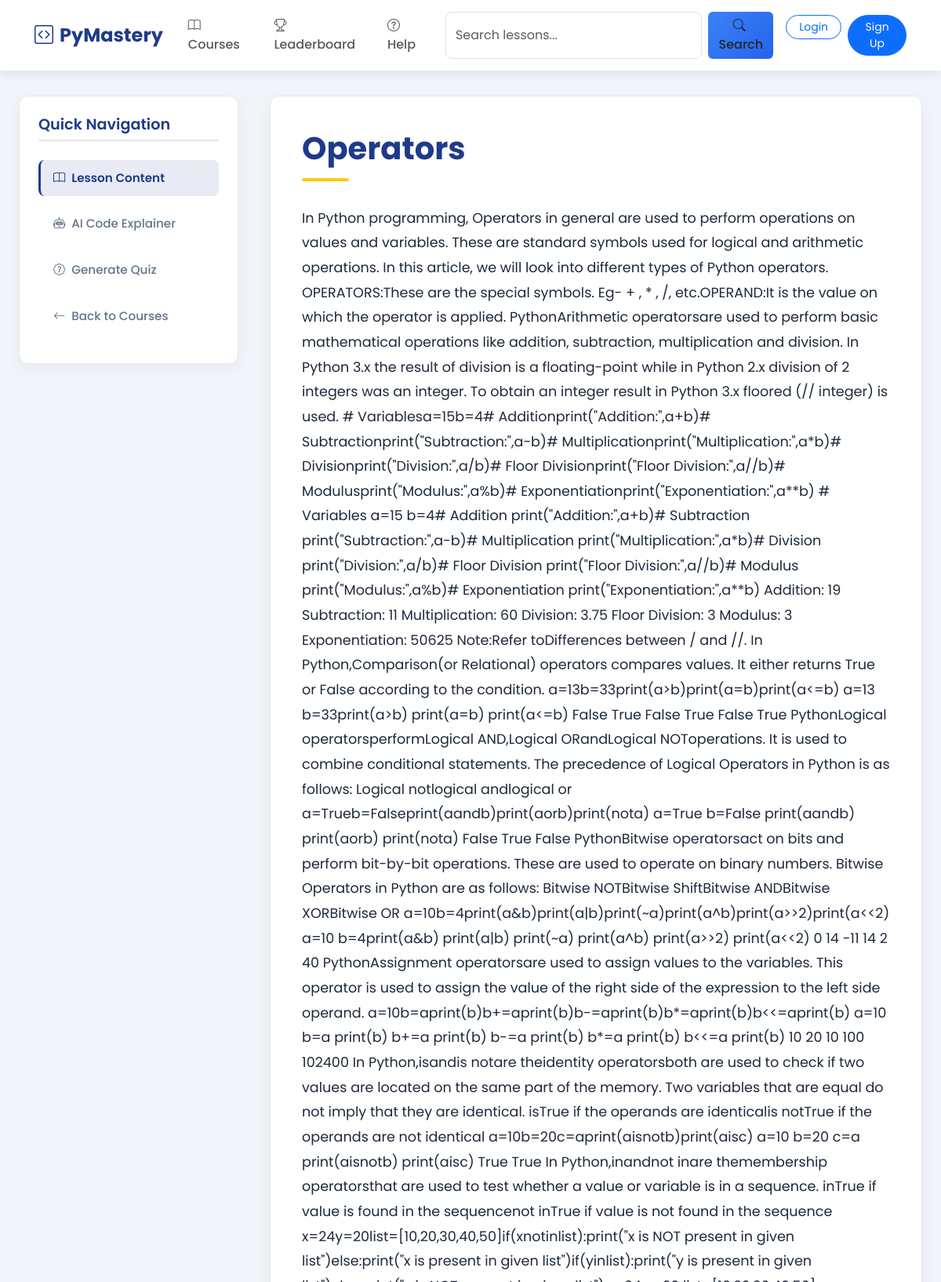
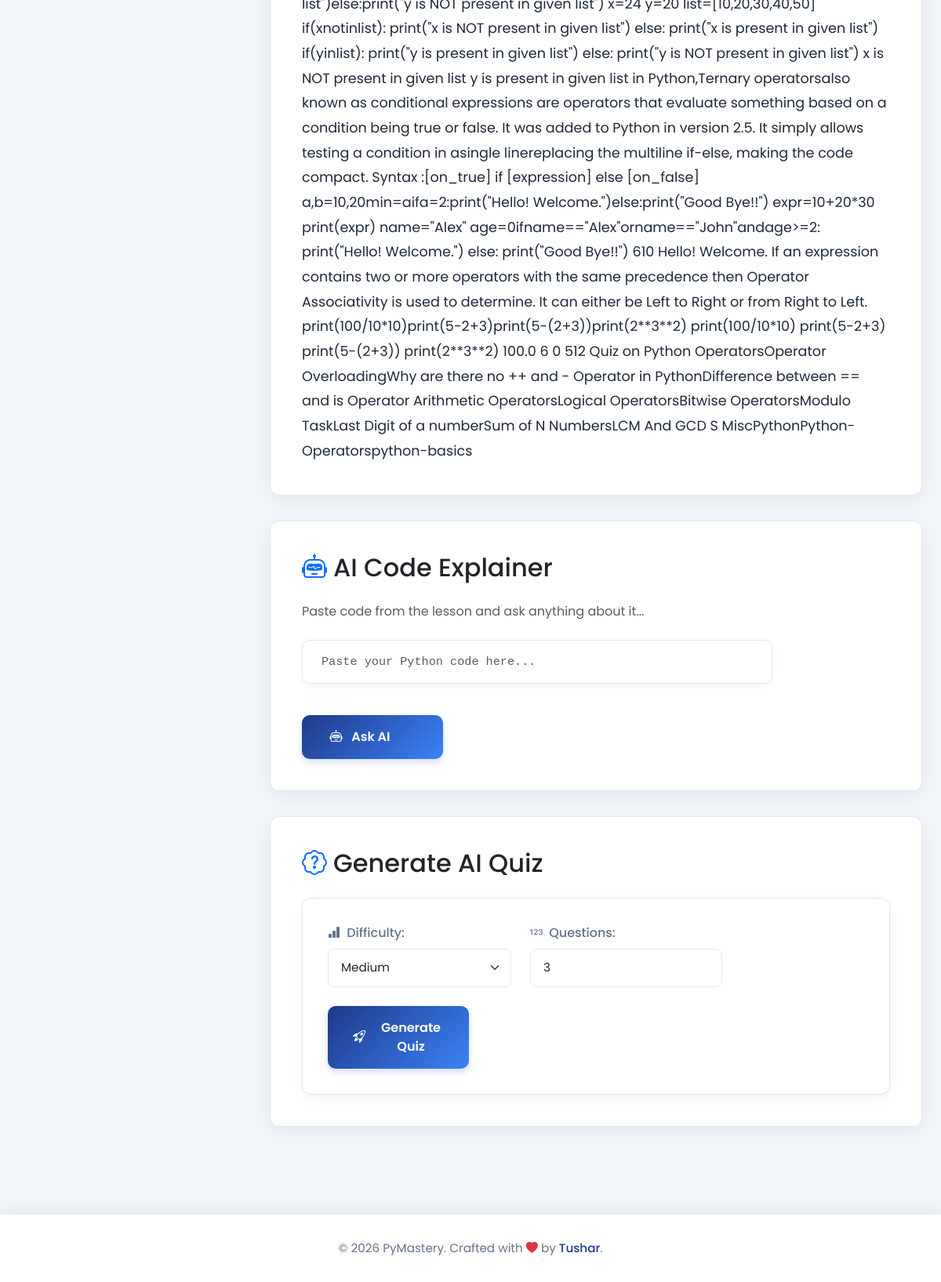
/courses/1/lessons/5/, run on the app's committed database (2 pictures, top to bottom).
### core/models.py (models this page shows, shortened)
class Lesson(models.Model):
    course = models.ForeignKey(Course, on_delete=models.CASCADE, related_name='lessons')
    title = models.CharField(max_length=200)
    content = models.TextField()
    order = models.PositiveIntegerField(default=0)

### core/views.py (the view)
# urls.py: path('courses/<int:course_id>/lessons/<int:lesson_id>/', views.lesson_detail, name='lesson_detail'),
def lesson_detail(request, course_id, lesson_id):
    lesson = get_object_or_404(Lesson, id=lesson_id, course_id=course_id)
    return render(request, 'core/lesson_detail.html', {'lesson': lesson})

### core/templates/core/lesson_detail.html (shortened to what this page needs)
{% load static %}
<!DOCTYPE html>
<html lang="en">
<head>
    <link href="https://cdn.jsdelivr.net/npm/bootstrap@5.3.0/dist/css/bootstrap.min.css" rel="stylesheet" />
    <link href="https://cdn.jsdelivr.net/npm/bootstrap-icons@1.10.5/font/bootstrap-icons.css" rel="stylesheet" />
</head>
<body>
    <nav class="navbar navbar-expand-lg navbar-light sticky-top">
        <div class="container-fluid">
            <a class="navbar-brand" href="{% url 'home' %}">
                <i class="bi bi-code-square me-2"></i>PyMastery
            </a>
            <div class="collapse navbar-collapse" id="navbarContent">
                <ul class="navbar-nav me-auto mb-2 mb-lg-0">
                    <li class="nav-item">
                        <a class="nav-link" href="{% url 'course_list' %}">
                            <i class="bi bi-book me-1"></i>Courses
                        </a>
                    </li>
                    <li class="nav-item">
                        <a class="nav-link" href="{% url 'leaderboard' %}">
                            <i class="bi bi-trophy me-1"></i>Leaderboard
                        </a>
                    </li>
                    <li class="nav-item">
                        <a class="nav-link" href="#">
                            <i class="bi bi-question-circle me-1"></i>Help
                        </a>
                    </li>
                </ul>
                <form class="d-flex mx-2" action="{% url 'lesson_list' course_id=1 %}" method="get">
                    <input class="form-control search-bar me-2" type="search" name="q" placeholder="Search lessons..." aria-label="Search" value="{{ search_query|default:'' }}">
                    <button class="btn btn-custom" type="submit">
                        <i class="bi bi-search me-1"></i>Search
                    </button>
                </form>
                <ul class="navbar-nav ms-2">
                    {% if user.is_authenticated %}
                        <li class="nav-item dropdown">
                            <a class="nav-link dropdown-toggle d-flex align-items-center" href="#" id="userDropdown" role="button" data-bs-toggle="dropdown" aria-expanded="false">
                                <i class="bi bi-person-circle me-1"></i>
                                <span class="d-none d-lg-inline">{{ user.username }}</span>
                            </a>
                            <ul class="dropdown-menu dropdown-menu-end" aria-labelledby="userDropdown">
                                <li><a class="dropdown-item" href="#"><i class="bi bi-person me-2"></i>Profile</a></li>
                                <li><a class="dropdown-item" href="{% url 'my_quiz_history' %}"><i class="bi bi-clock-history me-2"></i>Quiz History</a></li>
                                <li><hr class="dropdown-divider"></li>
                                <li>
                                    <form method="post" action="{% url 'logout' %}" class="d-inline">
                                        {% csrf_token %}
                                        <button type="submit" class="dropdown-item">
                                            <i class="bi bi-box-arrow-right me-2"></i>Logout
                                        </button>
                                    </form>
                                </li>
                            </ul>
                        </li>
                    {% else %}
                        <li class="nav-item me-2">
                            <a class="btn btn-sm btn-outline-primary rounded-pill px-3" href="{% url 'login' %}">
                                Login
                            </a>
                        </li>
                        <li class="nav-item">
                            <a class="btn btn-sm btn-primary rounded-pill px-3" href="{% url 'signup' %}">
                                Sign Up
                            </a>
                        </li>
                    {% endif %}
                </ul>
            </div>
        </div>
    </nav>
    <main>
        <aside class="sidebar slide-in">
            <h5>Quick Navigation</h5>
            <ul>
                <li><a href="#lesson-content" class="active"><i class="bi bi-book me-2"></i>Lesson Content</a></li>
                <li><a href="#ai-explainer"><i class="bi bi-robot me-2"></i>AI Code Explainer</a></li>
                <li><a href="#generate-quiz"><i class="bi bi-patch-question me-2"></i>Generate Quiz</a></li>
                {% if course and course.id %}
                    <li><a href="{% url 'lesson_list' course.id %}"><i class="bi bi-arrow-left me-2"></i>Back to Lessons</a></li>
                {% else %}
                    <li><a href="{% url 'course_list' %}"><i class="bi bi-arrow-left me-2"></i>Back to Courses</a></li>
                {% endif %}
            </ul>
        </aside>
        <div class="content-wrapper">
            <div class="card fade-in" id="lesson-content">
                <h1>{{ lesson.title }}</h1>
                <div class="prose max-w-none">
                    {{ lesson.content|safe }}
                </div>
            </div>
            <div class="card fade-in" id="ai-explainer">
                <h2 class="mb-4">
                    <i class="bi bi-robot text-primary me-2"></i>AI Code Explainer
                </h2>
                <p class="text-muted mb-4">Paste code from the lesson and ask anything about it...</p>
                <form
                    id="ai-form"
                    hx-post="{% url 'ai_explain' %}"
                    hx-target="#ai-result"
                    hx-swap="innerHTML"
                    class="ai-form"
                >
                    <div class="mb-3">
                        <input
                            type="text"
                            name="code_snippet"
                            class="form-control"
                            placeholder="Paste your Python code here..."
                            required
                        />
                    </div>
                    <button
                        type="submit"
                        class="btn"
                        hx-indicator="#loading-spinner"
                    >
                        <span id="button-text"><i class="bi bi-robot me-2"></i> Ask AI</span>
                    </button>
                </form>
            </div>
            <div class="card fade-in" id="generate-quiz">
                <h2 class="mb-4">
                    <i class="bi bi-patch-question text-primary me-2"></i>Generate AI Quiz
                </h2>
                <form method="POST" action="{% url 'generate_ai_quiz' lesson.id %}" class="quiz-form">
                    <div>
                        <label class="me-2"><i class="bi bi-bar-chart-fill me-1"></i> Difficulty:</label>
                        <select name="difficulty" class="form-select">
                            <option value="medium" selected>Medium</option>
                        </select>
                    </div>
                    <div>
                        <label class="me-2"><i class="bi bi-123 me-1"></i> Questions:</label>
                        <input type="number" name="num_questions" value="3" min="1" max="10" class="form-control">
                    </div>
                    <button type="submit" class="btn">
                        <i class="bi bi-rocket-takeoff me-2"></i> Generate Quiz
                    </button>
                </form>
            </div>
        </div>
    </main>
    <footer>
        <div class="container">
            <p class="mb-0">
                © {% now "Y" %} PyMastery. Crafted with <i class="bi bi-heart-fill text-danger"></i> by
                <a href="https://github.com/tushar-kumar-9354" target="_blank" rel="noopener">Tushar</a>.
            </p>
        </div>
    </footer>
</body>
</html>

### core/templates/core/lesson_detail.html (style rules this page uses)
:root { --primary: #1e3a8a; --secondary: #64748b; --accent: #facc15; --background: #f1f5f9; --card-bg: #ffffff; --text-primary: #1e293b; --text-secondary: #64748b; --border-color: #e5e7eb; }
body { background: var(--background); min-height: 100vh; font-family: 'Poppins', sans-serif; color: var(--text-primary); display: flex; flex-direction: column; margin: 0; transition: background 0.5s ease, color 0.5s ease; }
.navbar { transition: all 0.3s ease; box-shadow: 0 2px 15px rgba(0, 0, 0, 0.1); padding: 0.8rem 2rem; background: white !important; }
.navbar-brand { font-weight: 700; font-size: 1.5rem; color: var(--primary) !important; transition: transform 0.3s ease; }
.nav-link { font-weight: 500; padding: 0.5rem 1rem !important; border-radius: 6px; transition: all 0.3s ease; }
.btn-custom { background: linear-gradient(135deg, #3b82f6, #2563eb); border: none; transition: all 0.3s ease; font-weight: 500; }
.search-bar { min-width: 250px; transition: all 0.3s ease; border-radius: 8px !important; }
main { flex: 1; max-width: 1400px; margin: 2rem auto; padding: 0 2rem; display: flex; gap: 2.5rem; position: relative; }
.content-wrapper { flex: 1; min-width: 0; }
.sidebar { width: 280px; background: var(--card-bg); border-radius: 12px; box-shadow: 0 5px 20px rgba(0, 0, 0, 0.05); padding: 1.5rem; position: sticky; top: 6rem; height: fit-content; max-height: calc(100vh - 8rem); overflow-y: auto; border: 1px solid var(--border-color); transition: all 0.3s ease; }
.sidebar h5 { font-size: 1.2rem; font-weight: 600; color: var(--primary); margin-bottom: 1.5rem; padding-bottom: 0.5rem; border-bottom: 2px solid var(--border-color); }
.sidebar ul { list-style: none; padding: 0; margin: 0; }
.sidebar li { margin-bottom: 0.75rem; }
.sidebar a { color: var(--text-secondary); text-decoration: none; font-size: 0.95rem; font-weight: 500; transition: all 0.3s ease; display: block; padding: 0.75rem 1rem; border-radius: 8px; border-left: 3px solid transparent; }
.sidebar a.active { color: var(--primary); background: rgba(30, 58, 138, 0.1); border-left-color: var(--primary); font-weight: 600; }
.card { border: 1px solid var(--border-color); border-radius: 12px; background: var(--card-bg); box-shadow: 0 5px 20px rgba(0, 0, 0, 0.05); padding: 2.5rem; margin-bottom: 2rem; transition: transform 0.3s ease, box-shadow 0.3s ease; }
h1 { font-weight: 700; font-size: 2.5rem; color: var(--primary); margin-bottom: 2rem; line-height: 1.3; position: relative; padding-bottom: 1rem; }
h1:after { content: ''; position: absolute; bottom: 0; left: 0; width: 60px; height: 4px; background: var(--accent); border-radius: 2px; }
.prose { font-size: 1.1rem; color: var(--text-primary); line-height: 1.8; transition: color 0.5s ease; }
.ai-form { display: flex; flex-direction: column; gap: 1.5rem; }
.ai-form input { width: 100%; max-width: 600px; border: 1px solid var(--border-color); border-radius: 10px; box-shadow: 0 2px 10px rgba(0, 0, 0, 0.05); padding: 1rem 1.5rem; transition: all 0.3s ease; font-family: 'Fira Code', 'Courier New', monospace; font-size: 0.95rem; }
.ai-form button, .quiz-form button { background: linear-gradient(135deg, var(--primary), #3b82f6); border: none; padding: 1rem 2rem; border-radius: 10px; font-weight: 600; transition: all 0.3s ease; width: 180px; text-align: center; color: white; box-shadow: 0 4px 10px rgba(29, 78, 216, 0.2); display: flex; align-items: center; justify-content: center; gap: 0.5rem; }
.quiz-form { background: var(--card-bg); border: 1px solid var(--border-color); border-radius: 12px; padding: 2rem; box-shadow: 0 5px 15px rgba(0, 0, 0, 0.05); display: flex; flex-wrap: wrap; gap: 1.5rem; align-items: center; }
.quiz-form > div { display: flex; align-items: center; gap: 0.5rem; flex-wrap: wrap; }
.quiz-form label { font-weight: 500; color: var(--text-secondary); white-space: nowrap; }
.quiz-form select, .quiz-form input { border: 1px solid var(--border-color); border-radius: 8px; padding: 0.75rem 1rem; transition: all 0.3s ease; font-size: 0.95rem; min-width: 120px; }
footer { text-align: center; padding: 2rem; background: var(--card-bg); box-shadow: 0 -5px 20px rgba(0, 0, 0, 0.05); color: var(--text-secondary); font-size: 0.95rem; margin-top: 3rem; }
footer a { color: var(--primary); text-decoration: none; transition: all 0.3s ease; font-weight: 500; }
.fade-in { animation: fadeIn 0.8s ease forwards; }
.slide-in { animation: slideIn 0.8s ease forwards; }
@media (max-width: 1200px) { main { max-width: 100%; padding: 0 1.5rem; } }

### data on the page
Lesson: title "Operators", content "In Python programming, Operators in general are used to perform operations on values and variables. These are standard symbols used for logical and arithmetic operations. In this article, we will look into different types of Python operators. OPERATORS:These are the special symbols. Eg- + , * , /, etc.OPERAND:It is the value on which the operator is applied. PythonArithmetic operatorsare used to perform basic mathematical operations like addition, subtraction, multiplication and division. In Python 3.x the result of division is a floating-point while in Python 2.x division of 2 integers was an integer. To obtain an integer result in Python 3.x floored (// integer) is used. #…"
